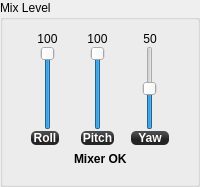
                <widget class="QGroupBox" name="groupBox_9">
                 <property name="maximumSize">
                  <size>
                   <width>16777215</width>
                   <height>16777215</height>
                  </size>
                 </property>
                 <property name="title">
                  <string>Mix Level</string>
                 </property>
                 <layout class="QGridLayout" name="gridLayout_2">
                  <property name="leftMargin">
                   <number>12</number>
                  </property>
                  <property name="topMargin">
                   <number>12</number>
                  </property>
                  <property name="rightMargin">
                   <number>12</number>
                  </property>
                  <property name="bottomMargin">
                   <number>12</number>
                  </property>
                  <property name="horizontalSpacing">
                   <number>0</number>
                  </property>
                  <item row="0" column="0">
                   <layout class="QGridLayout" name="gridLayout_3" columnstretch="0">
                    <item row="0" column="0">
                     <widget class="QLabel" name="mrRollMixValue">
                      <property name="minimumSize">
                       <size>
                        <width>30</width>
                        <height>0</height>
                       </size>
                      </property>
                      <property name="text">
                       <string>100</string>
                      </property>
                      <property name="alignment">
                       <set>Qt::AlignCenter</set>
                      </property>
                     </widget>
                    </item>
                    <item row="1" column="0">
                     <widget class="QSlider" name="mrRollMixLevel">
                      <property name="minimumSize">
                       <size>
                        <width>35</width>
                        <height>0</height>
                       </size>
                      </property>
                      <property name="toolTip">
                       <string>Weight of Roll mixing in percent.
Typical values are 100% for + configuration and 50% for X configuration on quads.</string>
                      </property>
                      <property name="maximum">
                       <number>100</number>
                      </property>
                      <property name="value">
                       <number>100</number>
                      </property>
                      <property name="orientation">
                       <enum>Qt::Vertical</enum>
                      </property>
                     </widget>
                    </item>
                    <item row="2" column="0">
                     <widget class="QLabel" name="label_42">
                      <property name="sizePolicy">
                       <sizepolicy hsizetype="Minimum" vsizetype="Preferred">
                        <horstretch>0</horstretch>
                        <verstretch>0</verstretch>
                       </sizepolicy>
                      </property>
                      <property name="minimumSize">
                       <size>
                        <width>30</width>
                        <height>0</height>
                       </size>
                      </property>
                      <property name="maximumSize">
                       <size>
                        <width>30</width>
                        <height>16777215</height>
                       </size>
                      </property>
                      <property name="styleSheet">
                       <string notr="true">background-color: qlineargradient(spread:reflect, x1:0.507, y1:0, x2:0.507, y2:0.772, stop:0.208955 rgba(74, 74, 74, 255), stop:0.78607 rgba(36, 36, 36, 255));
color: rgb(255, 255, 255);
border-radius: 5;
font: bold 12px;
margin:1px;</string>
                      </property>
                      <property name="text">
                       <string>Roll</string>
                      </property>
                      <property name="alignment">
                       <set>Qt::AlignCenter</set>
                      </property>
                     </widget>
                    </item>
                   </layout>
                  </item>
                  <item row="0" column="1">
                   <layout class="QGridLayout" name="gridLayout_4">
                    <item row="0" column="0">
                     <widget class="QLabel" name="mrPitchMixValue">
                      <property name="minimumSize">
                       <size>
                        <width>0</width>
                        <height>0</height>
                       </size>
                      </property>
                      <property name="text">
                       <string>100</string>
                      </property>
                      <property name="alignment">
                       <set>Qt::AlignCenter</set>
                      </property>
                     </widget>
                    </item>
                    <item row="1" column="0">
                     <widget class="QSlider" name="mrPitchMixLevel">
                      <property name="minimumSize">
                       <size>
                        <width>35</width>
                        <height>0</height>
                       </size>
                      </property>
                      <property name="toolTip">
                       <string>Weight of Pitch mixing in percent.
Typical values are 100% for + configuration and 50% for X configuration on quads.</string>
                      </property>
                      <property name="maximum">
                       <number>100</number>
                      </property>
                      <property name="value">
                       <number>100</number>
                      </property>
                      <property name="orientation">
                       <enum>Qt::Vertical</enum>
                      </property>
                     </widget>
                    </item>
                    <item row="2" column="0">
                     <widget class="QLabel" name="label_40">
                      <property name="styleSheet">
                       <string notr="true">background-color: qlineargradient(spread:reflect, x1:0.507, y1:0, x2:0.507, y2:0.772, stop:0.208955 rgba(74, 74, 74, 255), stop:0.78607 rgba(36, 36, 36, 255));
color: rgb(255, 255, 255);
border-radius: 5;
font: bold 12px;
margin:1px;</string>
                      </property>
                      <property name="text">
                       <string>Pitch</string>
                      </property>
                      <property name="alignment">
                       <set>Qt::AlignCenter</set>
                      </property>
                     </widget>
                    </item>
                   </layout>
                  </item>
                  <item row="0" column="2">
                   <layout class="QGridLayout" name="gridLayout_5">
                    <item row="0" column="0">
                     <widget class="QLabel" name="mrYawMixValue">
                      <property name="minimumSize">
                       <size>
                        <width>0</width>
                        <height>0</height>
                       </size>
                      </property>
                      <property name="text">
                       <string>50</string>
                      </property>
                      <property name="alignment">
                       <set>Qt::AlignCenter</set>
                      </property>
                     </widget>
                    </item>
                    <item row="1" column="0">
                     <widget class="QSlider" name="mrYawMixLevel">
                      <property name="minimumSize">
                       <size>
                        <width>40</width>
                        <height>0</height>
                       </size>
                      </property>
                      <property name="toolTip">
                       <string>Weight of Yaw mixing in percent.
Typical value is 50% for + or X configuration on quads.</string>
                      </property>
                      <property name="minimum">
                       <number>0</number>
                      </property>
                      <property name="maximum">
                       <number>100</number>
                      </property>
                      <property name="value">
                       <number>50</number>
                      </property>
                      <property name="orientation">
                       <enum>Qt::Vertical</enum>
                      </property>
                     </widget>
                    </item>
                    <item row="2" column="0">
                     <widget class="QLabel" name="label_6">
                      <property name="autoFillBackground">
                       <bool>false</bool>
                      </property>
                      <property name="styleSheet">
                       <string notr="true">background-color: qlineargradient(spread:reflect, x1:0.507, y1:0, x2:0.507, y2:0.772, stop:0.208955 rgba(74, 74, 74, 255), stop:0.78607 rgba(36, 36, 36, 255));
color: rgb(255, 255, 255);
border-radius: 5;
font: bold 12px;
margin:1px;</string>
                      </property>
                      <property name="text">
                       <string>Yaw</string>
                      </property>
                      <property name="alignment">
                       <set>Qt::AlignCenter</set>
                      </property>
                     </widget>
                    </item>
                   </layout>
                  </item>
                  <item row="1" column="0" colspan="3">
                   <layout class="QHBoxLayout" name="horizontalLayout_6">
                    <item>
                     <spacer name="horizontalSpacer_6">
                      <property name="orientation">
                       <enum>Qt::Horizontal</enum>
                      </property>
                      <property name="sizeHint" stdset="0">
                       <size>
                        <width>10</width>
                        <height>20</height>
                       </size>
                      </property>
                     </spacer>
                    </item>
                    <item>
                     <widget class="QLabel" name="mrStatusLabel">
                      <property name="sizePolicy">
                       <sizepolicy hsizetype="Fixed" vsizetype="Preferred">
                        <horstretch>0</horstretch>
                        <verstretch>0</verstretch>
                       </sizepolicy>
                      </property>
                      <property name="font">
                       <font>
                        <weight>75</weight>
                        <bold>true</bold>
                       </font>
                      </property>
                      <property name="text">
                       <string>Mixer OK</string>
                      </property>
                      <property name="alignment">
                       <set>Qt::AlignLeading|Qt::AlignLeft|Qt::AlignTop</set>
                      </property>
                     </widget>
                    </item>
                    <item>
                     <spacer name="horizontalSpacer_9">
                      <property name="orientation">
                       <enum>Qt::Horizontal</enum>
                      </property>
                      <property name="sizeHint" stdset="0">
                       <size>
                        <width>10</width>
                        <height>20</height>
                       </size>
                      </property>
                     </spacer>
                    </item>
                   </layout>
                  </item>
                 </layout>
                </widget>
